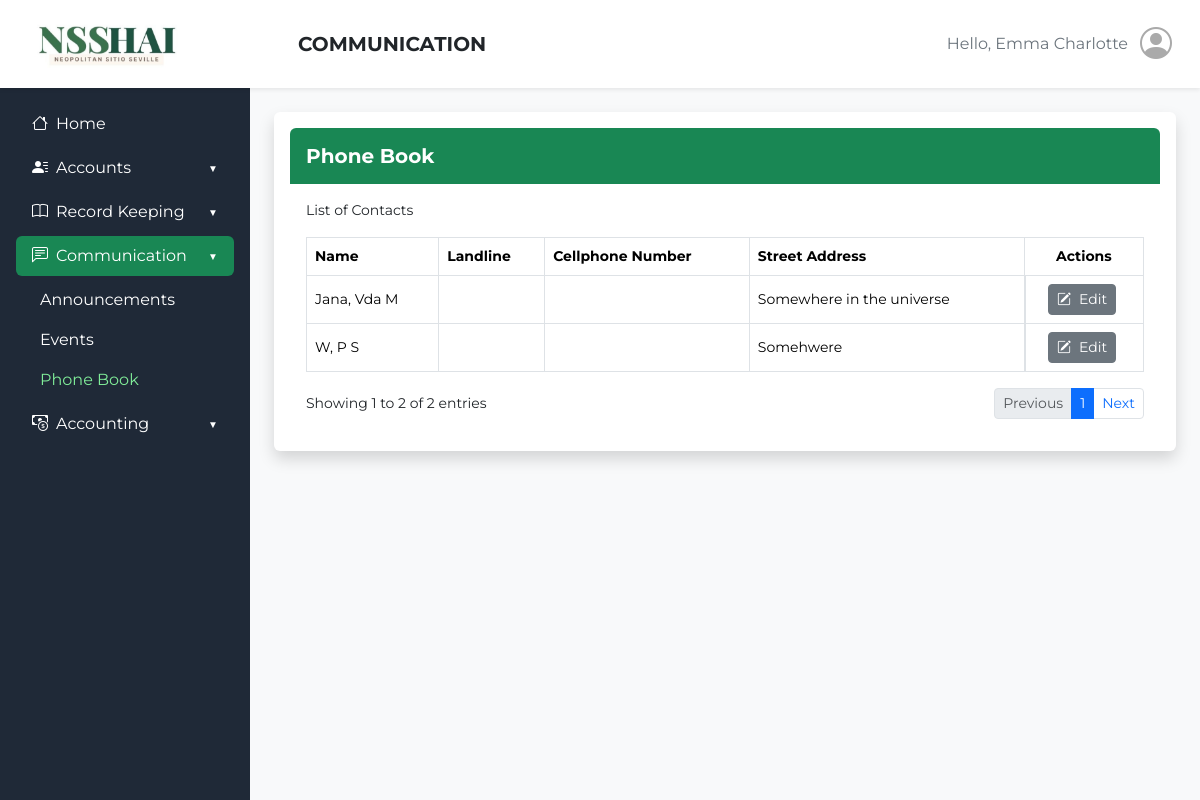
The app's page /admin_side/phonebook.php (signed in), older data.
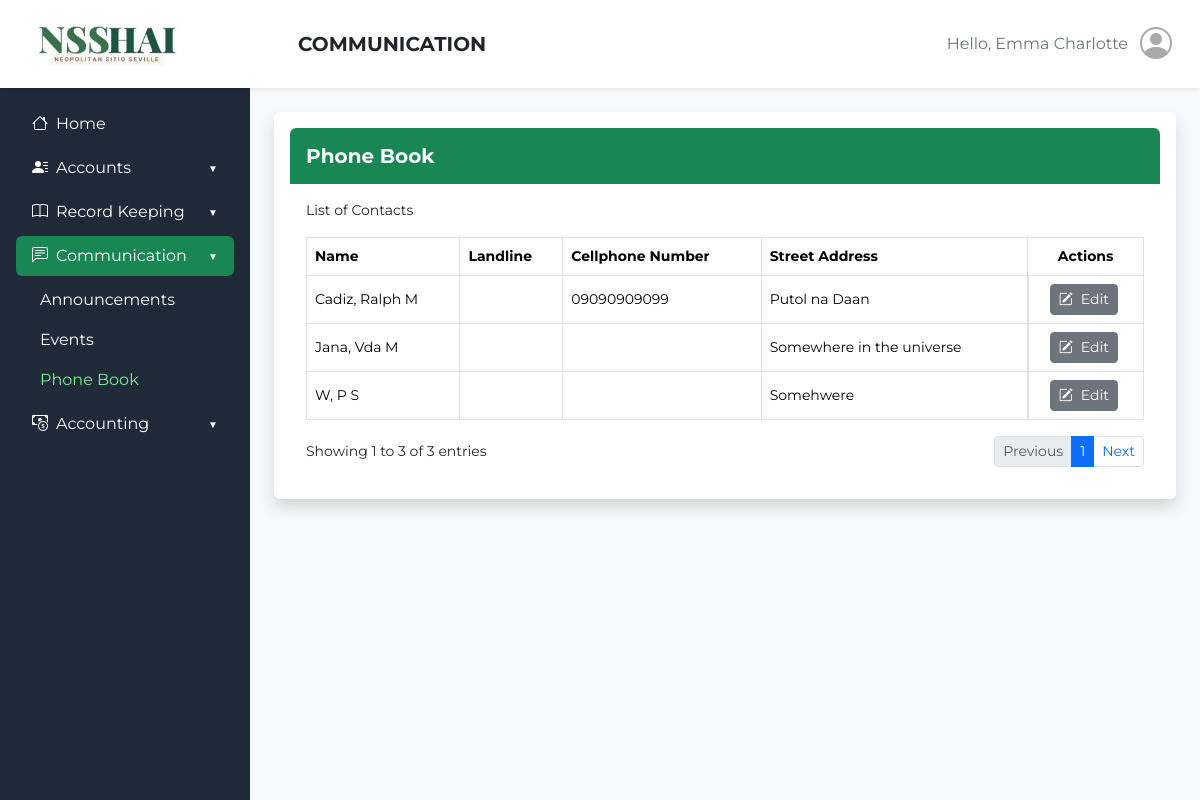
The same page, newer data.
### tables this page shows
CREATE TABLE `household_accounts` (
  `household_id` varchar(50) NOT NULL,
  `profile_picture` longblob DEFAULT NULL,
  `first_name` varchar(50) NOT NULL,
  `middle_name` varchar(50) NOT NULL,
  `last_name` varchar(50) NOT NULL,
  `date_of_birth` date NOT NULL,
  `age` int(11) NOT NULL,
  `sex` enum('Male','Female','Other') NOT NULL,
  `cellphone_number` varchar(20) DEFAULT NULL,
  `landline` varchar(20) DEFAULT NULL,
  `email_address` varchar(100) DEFAULT NULL,
  `password` varchar(255) NOT NULL,
  `street_address` varchar(100) NOT NULL,
  `street_address_2` varchar(100) DEFAULT NULL,
  `city` varchar(50) NOT NULL,
  `state_province` varchar(50) NOT NULL,
  `barangay` varchar(50) NOT NULL,
  `postal_zip_code` varchar(20) NOT NULL,
  `members` int(11) NOT NULL,
  `created_at` timestamp NOT NULL DEFAULT current_timestamp(),
  `status` enum('Active','Inactive') DEFAULT 'Active',
  `rfid` varchar(50) NOT NULL
);

### admin_side/phonebook.php (the view, shortened to what the changed rows need)
<?php
require '../rfid-api/db.php';
?>
<!DOCTYPE html>
<html lang="en">
<head>
    <link href="https://cdn.jsdelivr.net/npm/bootstrap@5.3.3/dist/css/bootstrap.min.css" rel="stylesheet">
    <link href="https://cdn.jsdelivr.net/npm/bootstrap-icons@1.11.3/font/bootstrap-icons.css" rel="stylesheet">
</head>
<body class="bg-light">
    <header class="bg-white shadow-sm py-3 px-4 d-flex align-items-center">
        <div class="d-flex justify-content-between align-items-center flex-grow-1">
            <h1 class="h5 mb-0 fw-bold">COMMUNICATION</h1>
        </div>
    </header>
    <div class="d-flex">
        <main class="flex-fill p-4">
            <div class="bg-white shadow rounded p-3">
                <div class="p-3">
                    <div class="table-responsive">
                        <table class="table table-bordered table-hover">
                            <thead class="bg-success text-white small">
                                <tr>
                                    <th>Name</th>
                                    <th>Landline</th>
                                    <th>Cellphone Number</th>
                                    <th>Street Address</th>
                                    <th class="text-center">Actions</th>
                                </tr>
                            </thead>
                            <tbody class="small align-middle">
                                <?php
                                $sql = "SELECT household_id, first_name, middle_name, last_name, landline, cellphone_number, street_address FROM household_accounts ORDER BY last_name ASC";
                                $result = $conn->query($sql);
                                if ($result->num_rows > 0) {
                                    while ($row = $result->fetch_assoc()) {
                                        $household_id = $row['household_id'];
                                        $fullName = $row['last_name'] . ', ' . $row['first_name'] . ' ' . substr($row['middle_name'], 0, 1);
                                        $landline = $row['landline'] ?: '';
                                        $cellphone = $row['cellphone_number'] ?: '';
                                        $street = $row['street_address'];
                                        echo '
                                        <tr data-id="' . $household_id . '">
                                            <td class="name-field">' . htmlspecialchars($fullName) . '</td>
                                            <td class="landline-field" data-original="' . htmlspecialchars($landline) . '">' . htmlspecialchars($landline) . '</td>
                                            <td class="cellphone-field" data-original="' . htmlspecialchars($cellphone) . '">' . htmlspecialchars($cellphone) . '</td>
                                            <td class="address-field">' . htmlspecialchars($street) . '</td>
                                            <td class="d-flex align-items-center justify-content-center">
                                                <button class="btn btn-sm btn-secondary edit-btn me-1">
                                                    <i class="bi bi-pencil-square me-2"></i>Edit
                                                </button>
                                                <button class="btn btn-sm btn-success save-btn me-1" style="display: none;">
                                                    <i class="bi bi-check2 me-2"></i>Save
                                                </button>
                                                <button class="btn btn-sm btn-outline-secondary cancel-btn" style="display: none;">
                                                    <i class="bi bi-x me-2"></i>Cancel
                                                </button>
                                            </td>
                                        </tr>';
                                    }
                                } else {
                                    echo '<tr><td colspan="5" class="text-center text-muted">No household contacts found.</td></tr>';
                                }
                                ?>
                            </tbody>
                        </table>
                        <div class="d-flex justify-content-between align-items-center mt-2">
                            <?php $total = $result->num_rows;
                            echo "<span class='small'>Showing 1 to {$total} of {$total} entries</span>";
                            ?>
                            <nav>
                                <ul class="pagination pagination-sm m-0">
                                </ul>
                            </nav>
                        </div>
                    </div>
                </div>
            </div>
        </main>
    </div>
</body>
</html>

Row changes from the older to the newer data that the page shows:
added household_accounts: fullName "Cadiz, Ralph M", cellphone_number "09090909099", street_address "Putol na Daan"
Text that changed along with them:
$total: "2" → "3"
